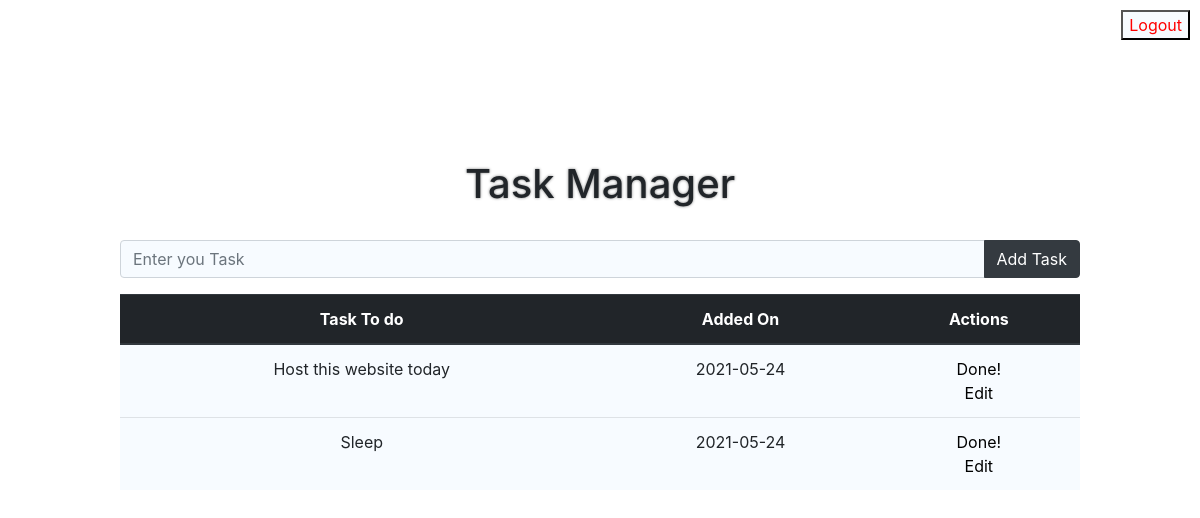
The page / (signed in) on the database its author committed.
### app.py (models this page shows, shortened)
class Todo(db.Model):
    id = db.Column(db.Integer, primary_key=True)
    user_id = db.Column(db.Integer)
    content = db.Column(db.String(300), nullable=False)
    date_created = db.Column(db.DateTime, default=datetime.utcnow)

### app.py (the view)
@ app.route('/', methods=['POST', 'GET'])
def home():
    if g.user:
        if request.method == 'POST':
            task_content = request.form['content']
            new_task = Todo(content=task_content, user_id=g.user.id)
            db.session.add(new_task)
            db.session.commit()
            return redirect('/')
        else:
            tasks = Todo.query.filter_by(
                user_id=g.user.id).order_by(Todo.date_created)
            return render_template("index.html", tasks=tasks)
    else:
        flash("You need to Login First")
        return redirect('/login')

### app.py (called while the page is built)
@ app.before_request
def before_request():
    g.user = None
    if 'user' in session:
        user = Users.query.filter_by(id=session['user']).first()
        g.user = user

### templates/index.html (shortened to what this page needs)
{% extends 'base.html' %}
{% block content %}
<p><br></p>
<h1>Task Manager</h1>
<br>
<form method="POST", action="/">
    <div class="input-group mb-3">
        <input type="text" class="form-control" placeholder="Enter you Task" aria-label="Task" aria-describedby="basic-addon2" name="content" minlength="1">
        <div class="input-group-append">
            <button class="btn btn-dark" type="submit">Add Task</button>
        </div>
    </div>
</form>
<form align="right" name="form1" method="POST" action="/logout">
    <label class="logoutLblPos">
    <input name="submit2" type="submit" id="submit2" value="Logout" style="background: rgb(240, 248, 255, 0.5); color: red;">
    </label>
  </form>
    <table class="table">
        <thead class="thead-dark">
            <tr>
                <th>Task To do</th>
                <th>Added On</th>
                <th>Actions</th>
            </tr>
        </thead>
        {% for task in tasks %}
        <tr>
            <td>{{ task.content }}</td>
            <td>{{ task.date_created.date() }}</td>
            <td>
                <a style="color: black;" href="/delete/{{task.id}}">Done!</a>
                <br>
                <a style="color: black;" href="/update/{{task.id}}">Edit</a>
            </td>
        </tr>
        {% endfor %}
    </table>
    <p><br></p>
{% endblock %}

### static/css/main.css (style rules this page uses)
body { text-align: center; margin: 10%; }
a { margin: 4px; }
h1 { text-shadow: 0 0 3px grey; }
.table { background: rgb(240, 248, 255, 0.5); }
.form-control { background: rgb(240, 248, 255, 0.5); }
.logoutLblPos { position: fixed; right: 10px; top: 10px; }

### rows shown on the page
Todo: content "Host this website today", date_created "2021-05-24"
Todo: content "Sleep", date_created "2021-05-24"
